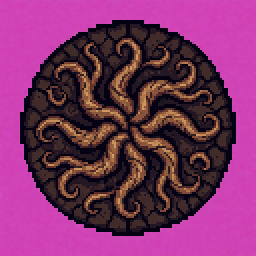
#> input picture tools/art/gen/Root_Area.png, 256 x 256 px
$ python -i extra_weapons.py   (imports and definitions only)
#> lines starting #> are read from the running program, lines starting #| are printed output that depends on the picture
#> further down, picture is the input picture: PIL image 256x256 RGB; mean R, G, B 125.2, 50, 102.2
"""차원별 추가 무기 7종 이미지 (Ninja Adventure 원본만 사용)
usage: extra_weapons.py <pack_root> <out_dir>
- out_dir: Assets/Resources/Textuer/Art (weapon/ → Weapon, icon/ → Icon)"""
import sys, os
from PIL import Image

# [1 line that did not run here, left out]
# [1 line that did not run here, left out]
# [1 line that did not run here, left out]
OUTLINE = (20, 16, 28, 255)


def load(rel):
    return Image.open(os.path.join(ROOT, rel)).convert('RGBA')


def cell(img, i, w, h=None):
    h = h or img.height
    return img.crop((i * w, 0, i * w + w, h))


def bbox_crop(img):
    b = img.getbbox()
#> b = (0, 0, 256, 256)
    return img.crop(b) if b else img


def fit(img, size=32, upscale=True):
    """size x size 캔버스 가운데. upscale 이면 들어가는 최대 정수배로 확대, 크면 축소"""
    img = bbox_crop(img)
    if img.width > size or img.height > size:
        r = min(size / img.width, size / img.height)
#> r = 0.125
        img = img.resize((max(1, int(img.width * r)), max(1, int(img.height * r))), Image.NEAREST)
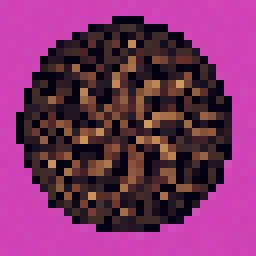
#> img: PIL image 32x32 RGB (shown 8 times larger); mean R, G, B 125.4, 50, 102.6
    elif upscale:
        k = max(1, min(size // img.width, size // img.height))
        img = img.resize((img.width * k, img.height * k), Image.NEAREST)
    c = Image.new('RGBA', (size, size))
#> c: PIL image 32x32 RGBA; every value is 0
#> (the run stopped early here; a loop or call above may not have finished)
